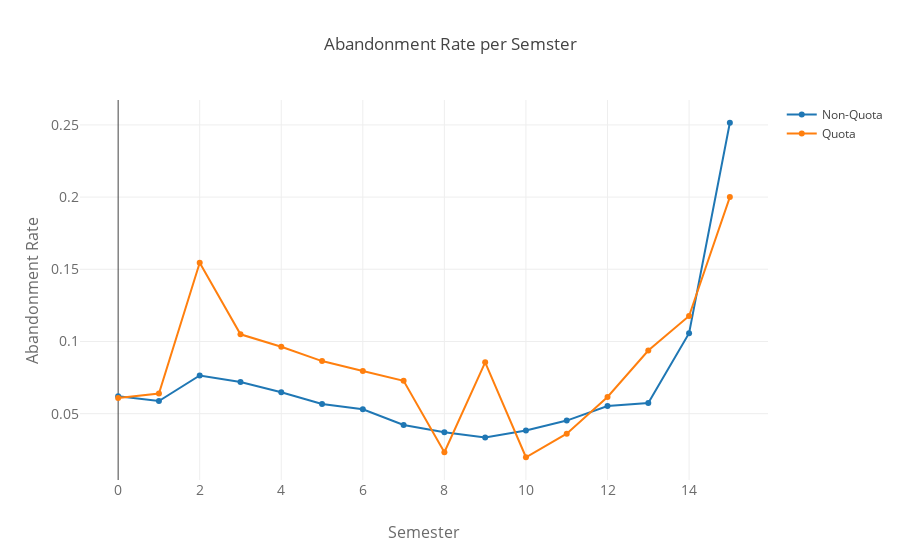

The notebook cell this image was saved under:
### Code cell
resultNaoCostista = frameNaoCotista['desistiu'] / frameNaoCotista['total']
resultCostista = frameCotista['desistiu'] / frameCotista['total']

dataNaoCotista = go.Scatter(
        x = frameNaoCotista['semestre'],
        y = resultNaoCostista,
        name='Non-Quota'
    )


dataCotista = go.Scatter(
        x = frameCotista['semestre'],
        y = resultCostista,
        name='Quota'
    )

data = [dataNaoCotista, dataCotista]
layout = go.Layout(
    title='Abandonment Rate per Semster',
    xaxis=dict(
        title='Semester',
        titlefont=dict(
            size=16,
            color='rgb(107, 107, 107)'
        ),
        tickfont=dict(
            size=14,
            color='rgb(107, 107, 107)'
        )
    ),
    yaxis=dict(
        title='Abandonment Rate',
        titlefont=dict(
            size=16,
            color='rgb(107, 107, 107)'
        ),
        tickfont=dict(
            size=14,
            color='rgb(107, 107, 107)'
        )
    ),
    barmode='group'
)
fig = go.Figure(data=data, layout=layout)
py.iplot(fig, filename='dados')

### Figure 1 — Plotly figure (JSON) as saved in the notebook; plotly's stock layout.template omitted (floating-point values rounded to 4 significant figures)
{"data": [{"name": "Non-Quota", "type": "scatter", "uid": "a0bdcf8b-e9b3-4b78-9537-bf635bb2153e", "x": [0, 1, 2, 3, 4, 5, 6, 7, 8, 9, 10, 11, 12, 13, 14, 15], "y": [0.06207, 0.05871, 0.07647, 0.07198, 0.06479, 0.05666, 0.05302, 0.04215, 0.03713, 0.03347, 0.03836, 0.04521, 0.05531, 0.05742, 0.1057, 0.2515]}, {"name": "Quota", "type": "scatter", "uid": "33a78ebe-a804-4e2f-8c3a-e71d3bf7a717", "x": [0, 1, 2, 3, 4, 5, 6, 7, 8, 9, 10, 11, 12, 13, 14, 15], "y": [0.06081, 0.06391, 0.1545, 0.105, 0.0963, 0.08642, 0.07955, 0.07273, 0.02326, 0.08553, 0.0198, 0.03614, 0.06154, 0.09375, 0.1176, 0.2]}], "layout": {"barmode": "group", "title": {"text": "Abandonment Rate per Semster"}, "xaxis": {"tickfont": {"color": "rgb(107, 107, 107)", "size": 14}, "title": {"font": {"color": "rgb(107, 107, 107)", "size": 16}, "text": "Semester"}}, "yaxis": {"tickfont": {"color": "rgb(107, 107, 107)", "size": 14}, "title": {"font": {"color": "rgb(107, 107, 107)", "size": 16}, "text": "Abandonment Rate"}}}}
